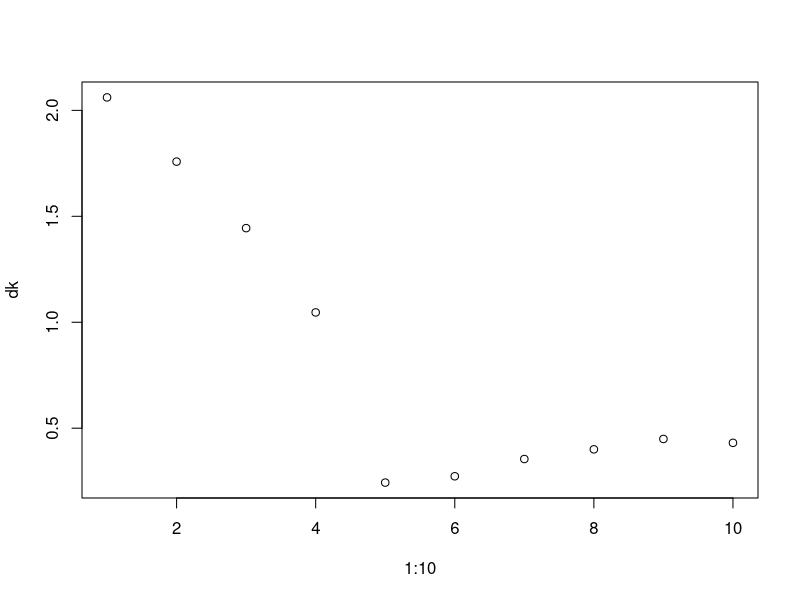

Generate this figure with R:
## ---- chunk 1
rm(list=ls())
data(longley)
fit = lm(GNP.deflator ~ ., longley)
X = model.matrix(fit)
p = ncol(X)
n = nrow(X)
y = longley$GNP.deflator
lambda <- 0.005
hatbeta <- solve(t(X) %*% X + lambda*diag(1:p)) %*% t(X) %*% y
print(hatbeta)
## ---- chunk 2
sigma2 = 1
W = solve(diag(p) + lambda*solve(t(X) %*% X))
Var = sigma2* diag( W%*% solve(t(X) %*% X) %*% t(W)  )
round(Var,4)
## ---- chunk 3
LOOCV <- vector()
for (i in 1:n){
  X_i <- X[-i,]
  hatbeta_i = solve(t(X_i) %*% X_i + lambda*diag(1:p)) %*% t(X_i) %*% y[-i] 
  LOOCV[i] = ( X[i,] %*% hatbeta_i - y[i])^2
}
cat("LOOCV ridge: ", mean(LOOCV))

library(boot)
yX = data.frame(y,X)
fit.lm = glm(y ~ 0 + ., yX, family = gaussian) 
cat("LOOCV lm: ", cv.glm(yX, fit.lm)$delta[1])
## ---- chunk 4
rm(list=ls())
n=10
sigma=10
x = 1:n
fx = rep(1,n)
ds = 0:9
ps = ds+1
fun <- function(d) if (d==0) lm(fx~1) else lm(fx~poly(x,d))
Bias2s = sapply(ps, function(p)
  mean( ( fx - fitted(fun(d=p-1)) )^2 )
  )
Vars = ps*(sigma^2)/n
Errs = Bias2s + Vars + sigma^2
names(Errs) = paste("d =", ds)
Errs
## ---- chunk 5
set.seed(123)
n = 1000
p = 20
X = matrix(rnorm(p*n), ncol=p)
beta = c(2,rep(1,5),rep(0,15))
y = beta[1] + X%*%beta[-1] + rnorm(n)
combi = data.frame(y=y, X=X)
train = combi[1:100,]
test = combi[101:1000,]
library(leaps)
fit <- regsubsets(y ~ .,train, nvmax=20)
hatbeta = matrix(0, ncol=21, nrow=10)
where = summary(fit)$which
dk = vector()
for (k in 1:10){
 hatbeta[k,where[k,]] <- coef(fit,k)
 dk[k] <- sqrt( sum( (hatbeta[k,] - beta)^2 )  )
 }
plot(1:10,dk)
